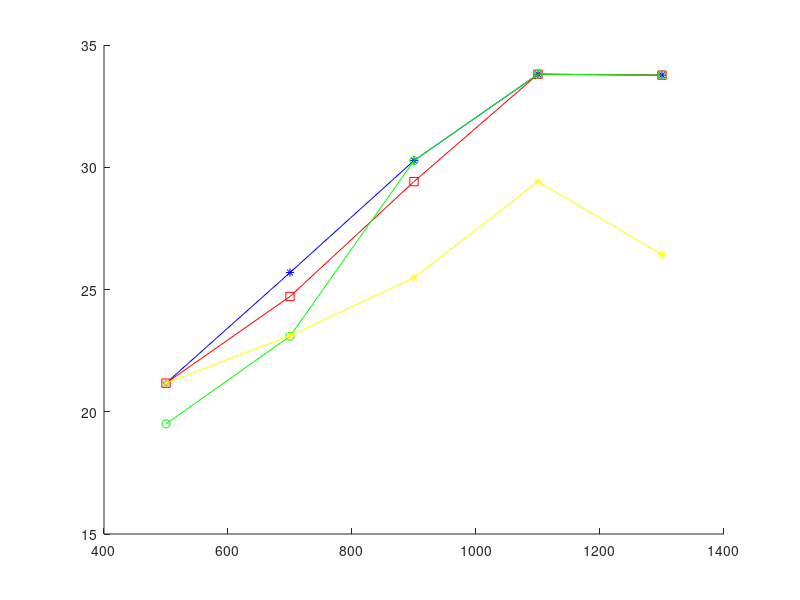

Recreate this plot in MATLAB. (Note: this script raises an error after producing the figure.)
clearvars
clc

%B = [0;1;2]
%save('arr2.dat','B')
data = importdata('sim1_data.dat')

fig = 0

fig = fig + 1;
h_figure = figure(fig)
clf;
%title('SE comparison stat', 'FontSize', 14);
hold on;

%x_val = zeros(2, 5);
x_val(1, :) = 20:20:100;
x_val(2, :) = 500:200:1300;
%x = categorical(x);
x = x_val(2, :)
p = plot(x,data(1,:),'-*b',x,data(2,:),'-sr',x,data(3,:), '-og',x, data(4,:), '-*y');
p(1).LineWidth = 2;
p(2).LineWidth = 2;
p(3).LineWidth = 2;
p(4).LineWidth = 2;

xlim([x(1), x(5)]);
set(gca,'XTick',x, 'FontSize', 24);
ylim([0, inf]);
set(gca, 'FontSize', 24);
x_label_text = ["percentage of interfering UEs(%)";"expectation of traffic demand (bits)"];
y_label_text = ["sum rate (Mbps)";"sum rate (Mbps)"];

xlabel(x_label_text(2),'FontSize', 24) 
ylabel(y_label_text(2),'FontSize', 24)
%xlabel("number of UEs",'FontSize', 24) 
%ylabel("average sum-rate (Mbps)",'FontSize', 24)
%legend('interference-aware(opt pairing)','interference-aware(random pairing)','interference free','interference-aware(threshold pairing)', 'interference-aware(heuristic pairing)'  ,'FontSize', 18); 
legend_text = ["optimal";"greedy";"pairing";"interference-free"]
legend(legend_text,'FontSize', 18)

savefig(fig, 'sim_figure1.fig')


